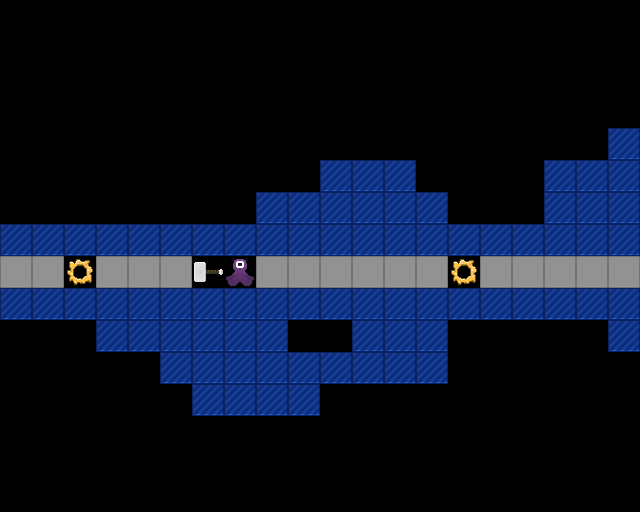

Rendered tile map (Tiled .tmx) drawn with the repository's tilesets; below, a short description and the full map source, tile grids included:
An orthogonal 20x16 tile map with 32x32 px tiles, 1 tile layer (Tile Layer 1).

<map version="1.5" tiledversion="1.7.0" orientation="orthogonal" renderorder="right-down" width="20" height="16" tilewidth="32" tileheight="32" infinite="0" nextlayerid="2" nextobjectid="1">
 <tileset firstgid="1" source="project-mjolnir.tsx" />
 <layer id="1" name="Tile Layer 1" width="20" height="16">
  <data encoding="csv">
0,0,0,0,0,0,0,0,0,0,0,0,0,0,0,0,0,0,0,0,
0,0,0,0,0,0,0,0,0,0,0,0,0,0,0,0,0,0,0,0,
0,0,0,0,0,0,0,0,0,0,0,0,0,0,0,0,0,0,0,0,
0,0,0,0,0,0,0,0,0,0,0,0,0,0,0,0,0,0,0,0,
0,0,0,0,0,0,0,0,0,0,0,0,0,0,0,0,0,0,0,4,
0,0,0,0,0,0,0,0,0,0,4,4,4,0,0,0,0,4,4,4,
0,0,0,0,0,0,0,0,4,4,4,4,4,4,0,0,0,4,4,4,
4,4,4,4,4,4,4,4,4,4,4,4,4,4,4,4,4,4,4,4,
3,3,2,3,3,3,47,50,3,3,3,3,3,3,2,3,3,3,3,3,
4,4,4,4,4,4,4,4,4,4,4,4,4,4,4,4,4,4,4,4,
0,0,0,4,4,4,4,4,4,0,0,4,4,4,0,0,0,0,0,4,
0,0,0,0,0,4,4,4,4,4,4,4,4,4,0,0,0,0,0,0,
0,0,0,0,0,0,4,4,4,4,0,0,0,0,0,0,0,0,0,0,
0,0,0,0,0,0,0,0,0,0,0,0,0,0,0,0,0,0,0,0,
0,0,0,0,0,0,0,0,0,0,0,0,0,0,0,0,0,0,0,0,
0,0,0,0,0,0,0,0,0,0,0,0,0,0,0,0,0,0,0,0
</data>
 </layer>
</map>
